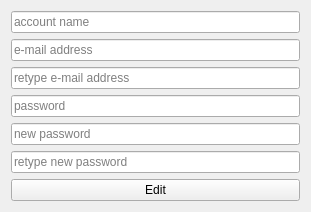
<?xml version="1.0" encoding="UTF-8"?>
<ui version="4.0">
 <class>AmendForm</class>
 <widget class="QWidget" name="AmendForm">
  <property name="geometry">
   <rect>
    <x>0</x>
    <y>0</y>
    <width>311</width>
    <height>194</height>
   </rect>
  </property>
  <property name="windowTitle">
   <string>Form</string>
  </property>
  <layout class="QVBoxLayout" name="verticalLayout_2">
   <item>
    <layout class="QVBoxLayout" name="verticalLayout">
     <item>
      <widget class="QLineEdit" name="userLineEdit">
       <property name="placeholderText">
        <string>account name</string>
       </property>
       <property name="clearButtonEnabled">
        <bool>true</bool>
       </property>
      </widget>
     </item>
     <item>
      <widget class="QLineEdit" name="email1Edit">
       <property name="placeholderText">
        <string>e-mail address</string>
       </property>
       <property name="clearButtonEnabled">
        <bool>true</bool>
       </property>
      </widget>
     </item>
     <item>
      <widget class="QLineEdit" name="email2Edit">
       <property name="placeholderText">
        <string>retype e-mail address</string>
       </property>
       <property name="clearButtonEnabled">
        <bool>true</bool>
       </property>
      </widget>
     </item>
     <item>
      <widget class="QLineEdit" name="passwordEdit">
       <property name="echoMode">
        <enum>QLineEdit::Password</enum>
       </property>
       <property name="placeholderText">
        <string>password</string>
       </property>
       <property name="clearButtonEnabled">
        <bool>true</bool>
       </property>
      </widget>
     </item>
     <item>
      <widget class="QLineEdit" name="newPassword1Edit">
       <property name="placeholderText">
        <string>new password</string>
       </property>
       <property name="clearButtonEnabled">
        <bool>true</bool>
       </property>
      </widget>
     </item>
     <item>
      <widget class="QLineEdit" name="newPassword2Edit">
       <property name="echoMode">
        <enum>QLineEdit::Password</enum>
       </property>
       <property name="placeholderText">
        <string>retype new password</string>
       </property>
       <property name="clearButtonEnabled">
        <bool>true</bool>
       </property>
      </widget>
     </item>
     <item>
      <widget class="QPushButton" name="createButton">
       <property name="text">
        <string>Edit</string>
       </property>
      </widget>
     </item>
    </layout>
   </item>
   <item>
    <spacer name="verticalSpacer">
     <property name="orientation">
      <enum>Qt::Vertical</enum>
     </property>
     <property name="sizeHint" stdset="0">
      <size>
       <width>20</width>
       <height>0</height>
      </size>
     </property>
    </spacer>
   </item>
  </layout>
 </widget>
 <resources/>
 <connections/>
</ui>
